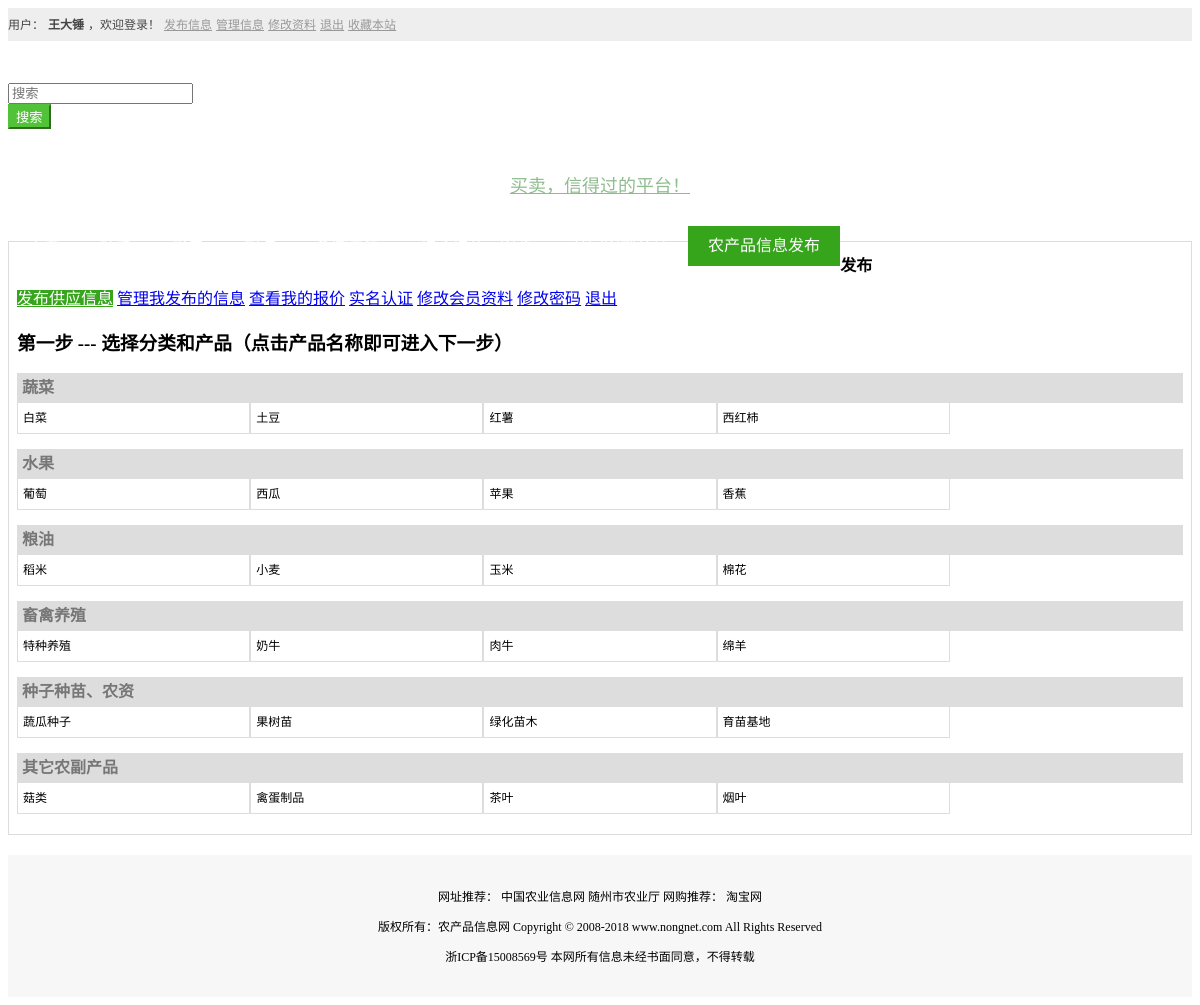
Page /publish/ (signed in) on the committed database.
### home/models.py (models this page shows)
class p_menber(models.Model):
    username = models.CharField(max_length=30, help_text="关联用户")
    nickname = models.CharField(max_length=30, help_text="昵称", default="")
    type = models.CharField(max_length=10, help_text="1:代办（农产品经纪人）2：经销商 3：种养殖户 4：涉农企业 5：农业合作社", default="")
    company_name = models.CharField(max_length=80, help_text="公司名称", default="")
    password = models.CharField(max_length=90, help_text="密码")
    address_province = models.IntegerField(help_text="所属地区代码(省级)", default=0)
    address_city = models.IntegerField(help_text="所属地区代码(市级)", default=0)
    address_belong = models.IntegerField(help_text="所属地区代码（地区）", default=0)
    address_detail = models.CharField(max_length=200, help_text="详细地址", default="")
    contact_person = models.CharField(max_length=200, help_text="联系人", default="")
    contact_phone = models.CharField(max_length=200, help_text="联系人手机号码", default="")
    contact_tel = models.CharField(max_length=200, help_text="联系人固定号码", default="")
    contact_email = models.CharField(max_length=200, help_text="联系人邮箱", default="")
    contact_qq = models.CharField(max_length=200, help_text="联系人QQ", default="")
    company_des = models.CharField(max_length=600, help_text="公司介绍,不超过300字", default="")
    auth = models.IntegerField(help_text="封禁 1：正常 2：封禁", default=1)
    msg_limit = models.IntegerField(help_text="当天发表的文章次数", default=0)
    file_limit = models.IntegerField(help_text="当天上传的次数", default=0)
    limit_time = models.CharField(max_length=30, help_text="记录时间", default="1571453334.0664003")

class p_product(models.Model):
    p_name = models.CharField(max_length=30, help_text="类别名称")
    create_time = models.CharField(max_length=30, help_text="创建时间", default="0")
    update_time = models.CharField(max_length=30, help_text="修改时间", default="0")

class p_product_child(models.Model):
    p_name = models.CharField(max_length=30, help_text="产品名称")
    p_id = models.IntegerField(help_text="父ID")
    create_time = models.CharField(max_length=30, help_text="创建时间", default="0")
    update_time = models.CharField(max_length=30, help_text="修改时间", default="0")

### home/views.py (the view)
# urls.py: path('publish/', home_views.publish),  # 发布信息
def publish(request):
    if request.userInfo == None:
        return HttpResponseRedirect('/login')
    template = loader.get_template('home/publish.html')
    try:
        selectList = p_product.objects.all()
        list = []
        for item in selectList:
            list.append({
                'link': item.id,
                'title': item.p_name,
                'child': []
            })
        if len(list) > 0:
            for item in list:
                searchChilds = p_product_child.objects.filter(p_id=item['link'])
                for searchChild in searchChilds:
                    list[list.index(item)]['child'].append({
                        'link': searchChild.id,
                        'title': searchChild.p_name,
                        'p_id': searchChild.p_id,
                        'child': []
                    })
        else:
            None
    except:
        list = []
    context = {
        'list': list
    }
    return HttpResponse(template.render(context, request))

### home/templates/home/publish.html (shortened to what this page needs)
{% load static %}
{% include "home/base_header.html" %}
<link rel="stylesheet" href="{% static '/css/common.css' %}">
<link rel="stylesheet" href="{% static '/css/body.css' %}">
<link rel="stylesheet" href="{% static '/css/publish.css' %}">
</head>
<body>
{% include "home/base_nav.html" %}
<div class="">
    <div class="container">
        <div class="col-md-12">
            <div class="card-box">
                <div class="clear_both card-title">
                    <span class="pull-left card-o-title a-text-hover">发布</span>
                </div>
                <div class="clear_both">
                    <div class="col-xs-3">
                        <div class="list-group">
                            <a href="/publish/" class="list-group-item active">发布供应信息</a>
                            <a href="/manage/1" class="list-group-item">管理我发布的信息</a>
                            <a href="/managePrice/1" class="list-group-item">查看我的报价</a>
                            <a href="/authReg/" class="list-group-item">实名认证</a>
                            <a href="/registerReg" class="list-group-item">修改会员资料</a>
                            <a href="/password" class="list-group-item">修改密码</a>
                            <a href="/logout" class="list-group-item">退出</a>
                        </div>
                    </div>
                    <div class="col-xs-9">
                        <h3>第一步 --- 选择分类和产品（点击产品名称即可进入下一步）</h3>
                        <div class="clear_both">
                            {% for item in list %}
                            <div class="col-xs-6 p-list-box">
                                <h4 class="p-list-title a-text-hover">{{ item.title }}</h4>
                                <div class="clear_both p-list-body">
                                    {% for items in item.child %}
                                    <div class="p-list-item"><a class="a-text a-text-hover" href="/publishDetail/{{ item.link }}/{{ items.link }}">{{ items.title }}</a></div>
                                    {% endfor %}
                                </div>
                            </div>
                            {% endfor %}
                        </div>
                    </div>
                </div>
            </div>
        </div>
    </div>
</div>
{% include "home/base_footer.html" %}

### home/templates/home/base_nav.html (shortened to what this page needs)
<header>
    <div class="top-bar">
        <div class="container">
            <div class="col-lg-12 clear_both">
        <span class="pull-left">
            {% if request.userInfo != None %}
                <a><font color="#444">用户：</font></a>
                <a><b>{% autoescape off %}{{ request.userInfo.nickname }}{% endautoescape %}</b></a>
                <a><font color="#444">，欢迎登录！</font></a>
                <a href="/publish/">发布信息</a>
                <a href="/manage/1">管理信息</a>
                <a href="/registerReg/">修改资料</a>
                <a href="/logout/">退出</a>
            {% elif request.userInfo == None %}
                <a href="/login/">会员登陆</a>
                <a href="/register/">注册会员</a>
            {% endif %}
        </span>
                <span class="pull-right">
            <a href="">收藏本站</a>
        </span>
            </div>
        </div>
    </div>
    <div>
        <div class="container search-bar">
            <div class="col-md-3 col-sm-4">
            </div>
            <div class="col-md-5 col-sm-5 search-bar-input">
                <form action="/search">
                    <div class="input-group">
                        <div class="input-control search-box  has-icon-right search-example"
                             id="searchboxExample">
                            <input id="inputSearchExample3" type="search" class="form-control search-input"
                                   placeholder="搜索" name="keyword" value="{{ search }}">
                        </div>
                        <span class="input-group-btn">
                    <button  class="btn btn-green" type="submit">搜索</button>
                  </span>
                    </div>
                </form>
            </div>
            <div class="col-md-4 col-sm-3 search-bar-text">
                <a href="">买卖，信得过的平台！</a>
            </div>
        </div>
    </div>
    <div class="nav-bar">
        <div class="container">
            <div class="col-md-12">
                <ul class="nav-bar-box">
                    {% for item in request.nav %}
                        <li class="{{ item.active }}"><a href="/{{ item.link }}">{{ item.title }}</a></li>
                    {% endfor %}
                </ul>
            </div>
        </div>
    </div>
</header>

### static/css/common.css (style rules this page uses)
.clear_both::after { content: ""; display: table; clear: both; }
.top-bar { line-height: 28px; padding: 2px 0px; background: #eee; }
.top-bar a { font-size: 12px; color: #999; }
.search-bar { padding: 3.5px 0; }
.search-bar-input { margin: 20.5px 0; }
.search-bar-text { text-align: center; line-height: 73px; }
.search-bar-text a { font-size: 18px; color: darkseagreen; }
@media (min-width: 768px) { .search-bar-text a { font-size: 12px; color: darkseagreen; } }
@media (min-width: 992px) { .search-bar-text a { font-size: 18px; color: darkseagreen; } }
.nav-bar { background: #52c238; }
.nav-bar-box { list-style: none; padding: 0; margin: 0; }
.nav-bar li { float: left; }
.nav-bar li a { color: white; display: block; line-height: 40px; font-size: 16px; padding: 0 20px; }
.nav-bar li.active a { background: #36a51c; text-decoration: none; }
.btn-green, .btn-green:focus { color: white; background-color: #52c238; border-color: #52c238; }
.a-text { font-size: 12px; color: #000; text-decoration: none; }
@media (min-width: 1200px) { .container { max-width: 1280px } }

### static/css/body.css (style rules this page uses)
.card-box { border: 1px solid #ddd; padding: 5px 8px; margin: 15px 0; }
.card-title { line-height: 38px; }
.card-o-title { font-weight: bold; color: #000; }

### static/css/publish.css (style rules this page uses)
.list-group-item.active, .list-group-item.active:focus, .list-group-item.active:hover { z-index: 2; color: #fff; background-color: #36a51c; border-color: #36a51c; }
.p-list-box { margin-bottom: 15px; }
.p-list-title { background-color: #ddd; color: #777; margin: 0; line-height: 30px; padding: 0 5px; }
.p-list-body { width: 100%; }
.p-list-item { width: calc(100% / 5); float: left; background-color: #fff; border: 1px solid #ddd; box-sizing: border-box; border-top: none; line-height: 30px; padding-left: 5px; }
.p-list-item a { display: block; }

### rows in the picture
p_menber: userInfo.nickname "王大锤"
p_product: title "蔬菜", title "蔬菜"
p_product: title "水果", title "水果"
p_product: title "粮油", title "粮油"
p_product: title "畜禽养殖", title "畜禽养殖"
p_product: title "种子种苗、农资", title "种子种苗、农资"
p_product: title "其它农副产品", title "其它农副产品"
p_product_child: title "白菜"
p_product_child: title "土豆"
p_product_child: title "红薯"
p_product_child: title "西红柿"
p_product_child: title "葡萄"
p_product_child: title "西瓜"
p_product_child: title "苹果"
p_product_child: title "香蕉"
p_product_child: title "稻米"
p_product_child: title "小麦"
p_product_child: title "玉米"
p_product_child: title "棉花"
p_product_child: title "特种养殖"
p_product_child: title "奶牛"
p_product_child: title "肉牛"
p_product_child: title "绵羊"
p_product_child: title "蔬瓜种子"
p_product_child: title "果树苗"
p_product_child: title "绿化苗木"
p_product_child: title "育苗基地"
p_product_child: title "菇类"
p_product_child: title "禽蛋制品"
p_product_child: title "茶叶"
p_product_child: title "烟叶"

### other values in the picture
{{ item.title }} "首页" "农产品信息发布"
